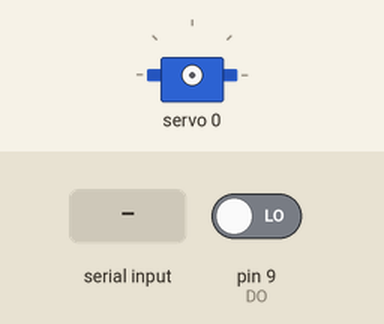
Recording of a sketch running on a simulated Arduino Uno, built with avr-gcc and run on an emulated ATmega328P. On the bench: servo. The inputs (shaded band) are chosen by the test bench; at power-on: pin 9 (DO) LOW. What the sketch prints to the serial monitor is not drawn.

Above: at 1.2 s.
1.3 s: "90,45,200\n" received over Serial
At 2.3 s:
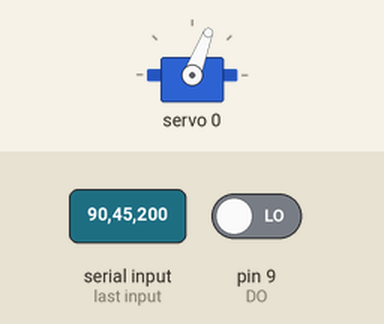
2.9 s: "30,150,10\n" received over Serial
At 4.1 s:
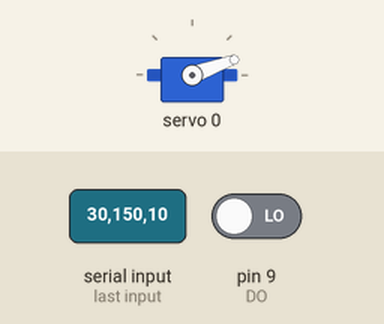
4.4 s: "5\n" received over Serial
At 5.6 s:
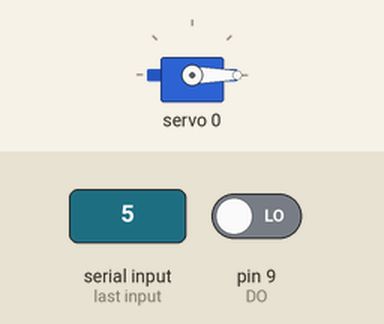
5.9 s: "200\n" received over Serial
At 7.0 s:
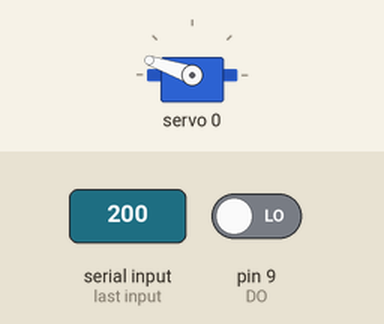
9.2 s: "30,150\n" received over Serial
At 10.5 s:
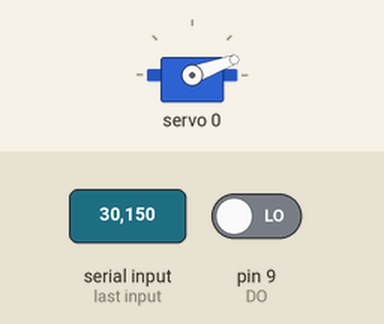
Timing chart, 0 to 11.9 s (numbered marks = the images above; inputs shaded):
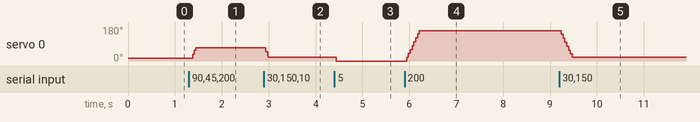

The sketch:

encoder_servoCode.ino
```cpp
// Read in 12-bits Magnetic Encoder AEAT-6012-A06  into Arduino Uno
// RobinL

// Declarate

#include <Wire.h>
#include <String.h>
#include <Adafruit_PWMServoDriver.h>
int val1;
String str;

Adafruit_PWMServoDriver pwm = Adafruit_PWMServoDriver();

#define SERVOMIN  120 // this is the 'minimum' pulse length count (out of 4096)
#define SERVOMAX  500 // this is the 'maximum' pulse length count (out of 4096)

uint8_t servonum = 0;
int lastval = SERVOMIN;


const int CSn = 2; // Chip select
const int CLK = 8; // Clock signal
const int DO = 9; // Digital Output from the encoder which delivers me a 0 or 1, depending on the bar angle..

unsigned int sensorWaarde = 0;

void setup(){

	//Fix de tris
        Serial.begin(115200);

        pwm.begin();
        pwm.setPWMFreq(60);


	pinMode(CSn, OUTPUT);
	pinMode(CLK, OUTPUT);
	pinMode(DO, INPUT);

	//Let's start here
	digitalWrite(CLK, HIGH);
	digitalWrite(CSn, HIGH);
}


void setServoPulse(uint8_t n, double pulse) {
  double pulselength;

  pulselength = 1000000;   // 1,000,000 us per second
  pulselength /= 60;   // 60 Hz
  Serial.print(pulselength); Serial.println(" us per period");
  pulselength /= 4096;  // 12 bits of resolution
  Serial.print(pulselength); Serial.println(" us per bit");
  pulse *= 1000;
  pulse /= pulselength;
  Serial.println(pulse);
  pwm.setPWM(n, 0, pulse);
}


void loop() {


  if (Serial.available())
  {

 str = Serial.readStringUntil('\n');

 int str_len = str.length() + 1;
 char char_array[str_len];

 str.toCharArray(char_array, str_len);

 String send1;


 send1 = strtok(char_array, " ,");


 int angle1;

 angle1=send1.toInt();

 angle1 = map(angle1, 0, 180, SERVOMIN, SERVOMAX);


  Serial.println(servonum);

  if(lastval<=angle1){
  for (uint16_t pulselen = lastval; pulselen < angle1; pulselen++) {
    pwm.setPWM(servonum, 0, pulselen);
  }
  delay(100);
  }
  else{
  for (uint16_t pulselen = lastval; pulselen > angle1; pulselen--) {
    pwm.setPWM(servonum, 0, pulselen);
  }
  }
  delay(100);

lastval=angle1;
Serial.flush();


}


	sensorWaarde = readSensor();
	delayMicroseconds(1); //Tcs waiting for another read in
}

unsigned int readSensor(){
	unsigned int dataOut = 0;

	digitalWrite(CSn, LOW);
	delayMicroseconds(1); //Waiting for Tclkfe

	//Passing 12 times, from 0 to 9
	for(int x=0; x<12; x++){
		digitalWrite(CLK, LOW);
		delayMicroseconds(1); //Tclk/2
		digitalWrite(CLK, HIGH);
		delayMicroseconds(1); //Tdo valid, like Tclk/2
		dataOut = (dataOut << 1) | digitalRead(DO); //shift all the entering data to the left and past the pin state to it. 1e bit is MSB
	}

	digitalWrite(CSn, HIGH); //
        if(dataOut<50) dataOut=50;
        dataOut=map(dataOut,50,1965,0,150);
       Serial.println(dataOut);
	return dataOut;

}
```

Measured:
- after the input at 1.3 s, servo 0: 14° → 69° after 0.08 s
- after the input at 2.9 s, servo 0: 69° → 20° at once
- after the input at 4.4 s, servo 0: 20° → 0° at once
- after the input at 5.9 s, servo 0: 0° → 161° at once
- after the input at 9.2 s, servo 0: 161° → 20° at once
